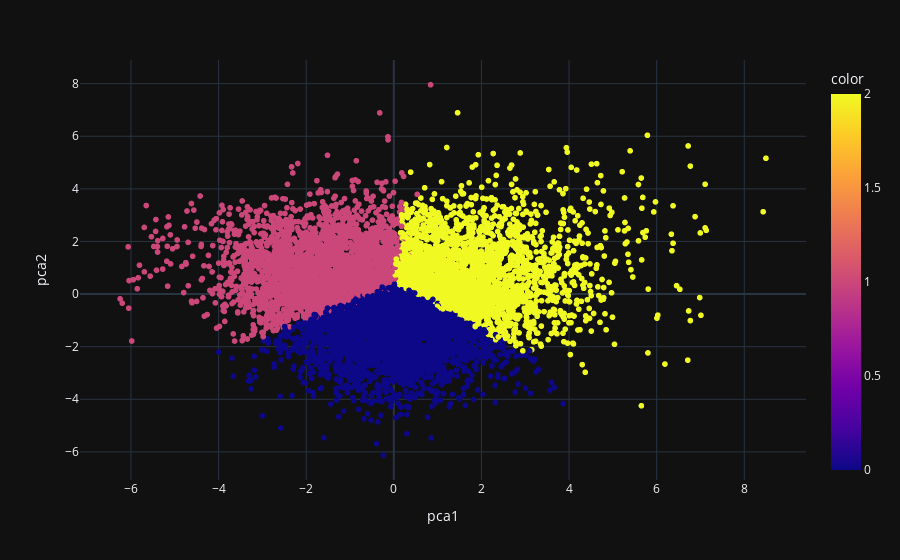

Here is the notebook cell this chart was saved with:
### Code cell
kmeans = KMeans(
        n_clusters= 3, init="k-means++",
        n_init=10,
        tol=1e-04, random_state=42
    )

kmeans.fit(pitching_full_advanced_main_scale)
pitching_full_advanced_main_scale['label']=kmeans.labels_

from sklearn.decomposition import PCA

# import seaborn as sn
pca_num_components = 2

reduced_data = PCA(n_components=pca_num_components).fit_transform(
   pitching_full_advanced_main_scale.drop('label', axis=1))
results = pd.DataFrame(reduced_data, columns=['pca1', 'pca2'])
px.scatter(results, x="pca1", y="pca2", color=pitching_full_advanced_main_scale['label'],
           hover_name=pitching_full_advanced_poli['fullName'])

### Figure 1 — Plotly figure (JSON) as saved in the notebook; plotly's stock layout.template omitted (floating-point values rounded to 4 significant figures; data arrays with more than 128 entries replaced by an {"elided": "..."} marker saying what was removed)
{"data": [{"hovertemplate": "<b>%{hovertext}</b><br><br>pca1=%{x}<br>pca2=%{y}<br>color=%{marker.color}<extra></extra>", "hovertext": {"elided": "8738 str values"}, "legendgroup": "", "marker": {"color": {"elided": "8738 int values"}, "coloraxis": "coloraxis", "symbol": "circle"}, "mode": "markers", "name": "", "showlegend": false, "x": {"elided": "8738 float values"}, "xaxis": "x", "y": {"elided": "8738 float values"}, "yaxis": "y", "type": "scattergl"}], "layout": {"xaxis": {"anchor": "y", "domain": [0.0, 1.0], "title": {"text": "pca1"}}, "yaxis": {"anchor": "x", "domain": [0.0, 1.0], "title": {"text": "pca2"}}, "coloraxis": {"colorbar": {"title": {"text": "color"}}, "colorscale": [[0.0, "#0d0887"], [0.1111, "#46039f"], [0.2222, "#7201a8"], [0.3333, "#9c179e"], [0.4444, "#bd3786"], [0.5556, "#d8576b"], [0.6667, "#ed7953"], [0.7778, "#fb9f3a"], [0.8889, "#fdca26"], [1.0, "#f0f921"]]}, "legend": {"tracegroupgap": 0}, "margin": {"t": 60}}}
